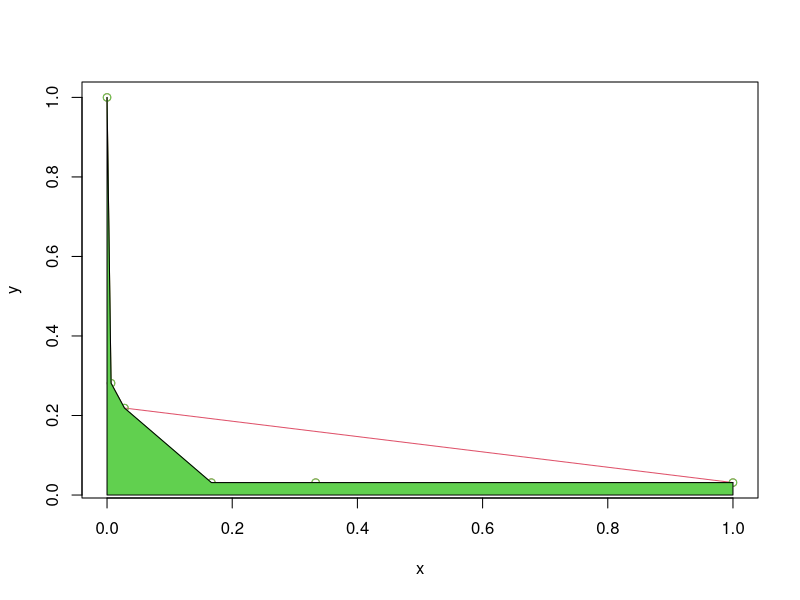

Write the R code that produced this figure.
# AUC investigations


x = c(0.006410256, 0.027777778, 1.000000000, 0.166666667, 0.333333333)
y = c(0.28125, 0.21875, 0.03125, 0.03125, 0.03125)

# add first point at 0,1 (zero delay - delay discounting)
x = c(0,x)
y = c(1,y)

# order x and y
ord.x = sort(x)
ord.y = y[rank(x)]

plot(x,y, type = "o", col = 2)

lines(ord.x,ord.y, type = "o", col = 3)
polygon(c(ord.x,1,0),c(ord.y,0,0), col = 3) # this is what we want

# so we must re-order x and it's corresponding y vals to get AUC

# simplest function 
auc <- function(x,y) sum(diff(x)*(y[-1]+y[-length(y)]))/2 
# note this function uses negative indexing - very handy!!
# http://www.r-tutor.com/r-introduction/vector/vector-index

auc(x,y) # doesn't work for disordered x
auc(ord.x, ord.y) # works for ordered x

auc <- function(x,y) {
  # order x and y
  ord.x = sort(x)
  ord.y = y[rank(x)]
  
  sum(diff(ord.x)*(ord.y[-1]+ord.y[-length(ord.y)]))/2 
}

auc(x,y) # works for disordered x

#########
# Earlier attempt at auc calc without negative indexing
# uses zoo for rollmean
# bit 'step by step' but makes it easier to follow

# Formula for area of trapezoid
# (x2-x1)* ((y1+y2)/2)
# x1 and x2 are consecutive x values (i.e., Prop.Delay) - these are increasing
# y1 and y2 are consecutive y values (i.e., Prop.Eq) - these correspond to increasing x vals 
# but may not increase themselves
library(zoo) # needed for rollmean


x = c(0.006410256, 0.027777778, 1.000000000, 0.166666667, 0.333333333)
y = c(0.28125, 0.21875, 0.03125, 0.03125, 0.03125)

# add first point at 0,1 (zero delay - delay discounting)
x = c(0,x)
y = c(1,y)

ord.x = sort(x)
ord.y = y[rank(x)]
diff.x = diff(ord.x)
rollmean.y = rollmean(ord.y,2)
area.xy = diff.x * rollmean.y
total.area = sum(area.xy) 







